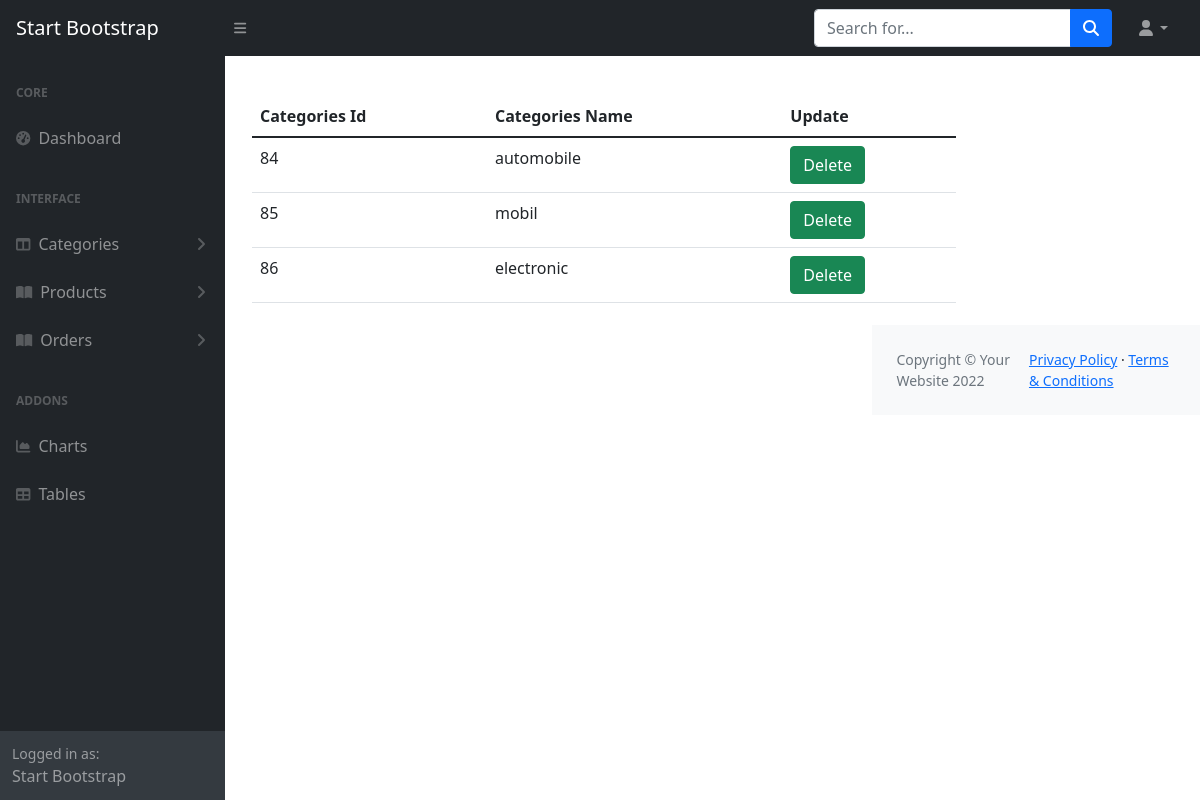
The app's page /admin/categories.php with its own data.
### tables this page shows
CREATE TABLE `categories` (
  `cat_id` int(11) NOT NULL,
  `cat_name` varchar(50) NOT NULL
);

### admin/categories.php (the view, shortened to what this page needs)
<?php
include "../connection.php";
$q = "select * from `categories`";
$excute = mysqli_query($con,$q);
include "function.php";
?>
<div class="container my-5 ms-5">
    <div class="row ms-5">
        <div class="col-md-12 my-5  ps-5 ms-5">
            <table class="border-5 table ms-5 ps-5">
                <thead>
                    <tr>
                        <th>Categories Id</th>
                        <th>Categories Name</th>
                        <th>Update</th>
                    </tr>
                </thead>
                <tbody>
                    <?php
                    while($rows = mysqli_fetch_assoc($excute))
                    {
                        ?>
                    <tr>
                        <td><?=$rows['cat_id']?></td>
                        <td><?=$rows['cat_name']?></td>
                        <td><a href="remove.php?cat_id=<?=$rows['cat_id']?>" class="btn btn-success">Delete</a></td>
                    </tr>
                        <?php
                    }
                    ?>
                </tbody>
            </table>
            </div>
        </div>
</div>

### records on screen
categories: cat_id "84", cat_name "automobile"
categories: cat_id "85", cat_name "mobil"
categories: cat_id "86", cat_name "electronic"
